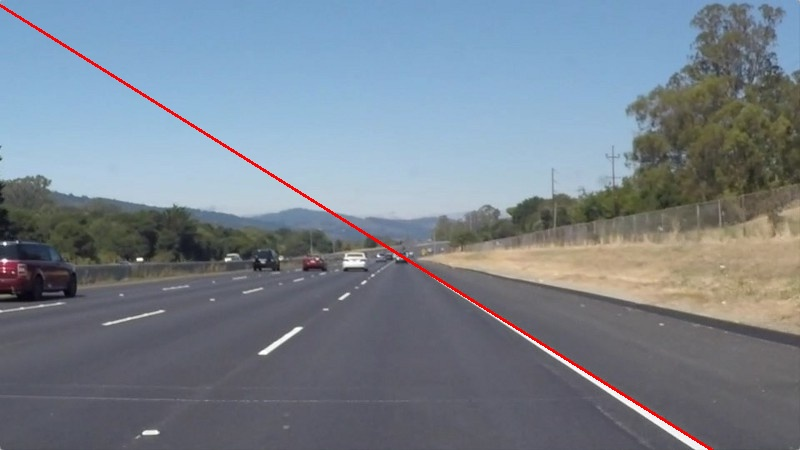
#> input picture houghlines3.jpg, 800 x 450 px, given in place of lane1.mp4, which was not available
$ python borders.py
#> lines starting #> are read from the running program, lines starting #| are printed output that depends on the picture; after the words box and inside, x2 and y2 are one past the last pixel; in counts of white or black regions, pixels touching at a corner belong together; pictures that were not available may be replaced by others from this repository, and a replacement may not be noted
#> further down, img is the input picture: shape (450, 800, 3); mean B, G, R 142.2, 130.9, 120.5
import numpy as np
import cv2

class Border:

    def __init__(self,img):
        self.img = img
        self.INF = 1000000000
        self.LEFT_B = [(0,0,0,0)]
        self.RIGHT_B = [(0,0,0,0)]

    def __showImg(self,img):
        cv2.imshow('image',img)
        cv2.waitKey(0)

    def __ImportantArea(self,img, vertices):
        mask = np.zeros_like(img)
        cv2.fillPoly(mask, [vertices], 255)
        n = len(vertices)
        img = cv2.bitwise_and(img,mask)
        return img

    def __slope(self,line):
        #print(line)
        x1,y1,x2,y2 = line[0]
        if(x2-x1) == 0:
            return self.INF
        return (y2-y1)/(x2-x1)

    def __eucl(self,line):
        x0,y0,x1,y1 = line[0]
        return np.sqrt((x0-x1)*(x0-x1) + (y0-y1)*(y0-y1))

    def __initial_p(self,line, img, yf):
        y,x,_ = img.shape
        #print(y,x)
        x0,y0,x1,y1 = line[0]
        s = self.__slope(line)
        b = y1- s*x1

        #print("la ecuacion sera y=",s,"x+",b)
        #print("x,y es", x0,y0)
        #print("x,y es", x1,y1)
        xi = float((y-b)/s)
        xi = int(xi)
        xf = float((yf-b)/s)
        xf = int(xf)
        return xi,y,xf,yf


    def __draw_line(self,img, lines, color, dir, y_max, pix = 10):
        global LEFT_B
        global RIGHT_B
        max_euc = 0
        line_max = [(0,0,0,0)]
        for line in lines:
            for x0,y0,x1,y1 in line:
                if(self.__eucl(line) > max_euc):
                    max_euc = self.__eucl(line)
                    line_max = line
                #cv2.line(img, (x0, y0), (x1, y1), color, pix)

        a,b,c,d = line_max[0]
        if(a == b == c == d == 0):
            #print("entro")
            if(dir == 0):
                line_max = self.LEFT_B
            else:
                line_max = self.RIGHT_B
            #print(line_max)
        else:
            if(dir == 0):
                self.LEFT_B = line_max
            else:
                self.RIGHT_B = line_max
        x0,y0,x1,y1 = self.__initial_p(line_max,img,y_max)
        points = [(x0,y0),(x1,y1)]
        cv2.line(img, (x0, y0), (x1, y1), color, pix)
        return img,points

    def __draw_polygon(self,img, vertices, color):
        vertices = np.array([vertices],dtype = np.int32)
        #print(vertices)
        cv2.fillPoly(img, [vertices], color)
        return img


    def __select_lines(self,img,lines,vertices):
        left = []
        right = []
        v0,v1,_,_ = vertices
        x0,y0 = v0
        x1,y1 = v1
        center = (x0+x1)/2
        for line in lines:
            for x1,y1,x2,y2 in line:
                if(x1 < center):
                    left.append(line)
                else:
                    right.append(line)

        img,points = self.__draw_line(img,left,[255,0,0],0,y0)
        img,points2 = self.__draw_line(img,right,[0,255,0],1,y0)
        points2 = list(reversed(points2))
        points.extend(points2)
        #showImg(img)
        img = self.__draw_polygon(img,points,[0,0,255])
        return img


    def __hough_line (self,img, vertices):
        rho = 1
        theta = np.pi/180
        threshold = 20
        min_line_len = 50
        max_line_gap = 200
        lines = cv2.HoughLinesP(img, rho, theta, threshold, np.array([]),
            minLineLength=min_line_len, maxLineGap=max_line_gap)
        height,width = img.shape
        mask = np.zeros((height,width,3),dtype = np.uint8)
        mask = self.__select_lines(mask,lines, vertices)
        #showImg(mask)
        return mask


    def __union (self,img, mask):
        return cv2.addWeighted(img, 0.5, mask, 1, 0)

    def __transform_frame(self,img):

        height,width,_ = img.shape
        v0 = (int(600*width/1000),int(670*height/1000))
        v1 = [int(400*width/1000) , int(670*height/1000)]
        v2 = [int(50*width/1000), height]
        v3 = [int(950*width/1000), height]

        l_yellow = np.array([60, 80, 80], dtype = np.uint8)
        u_yellow = np.array([105, 255, 255], dtype=np.uint8)
        l_white = np.array([0, 0, 200],dtype = np.uint8)
        u_white = np.array([255,80, 255],dtype = np.uint8)

        vertices = np.array([v0,v1,v2,v3], dtype=np.int32)
        #print(vertices)
        #img_hsv = cv2.cvtColor(img, cv2.COLOR_BGR2HSV)
        img_gray = cv2.cvtColor(img,cv2.COLOR_BGR2GRAY)
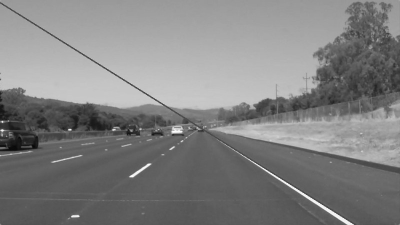
#> img_gray: shape (450, 800) (shown at 1/2 size); min 6, max 255, mean 129
        img_hsv = cv2.cvtColor(img, cv2.COLOR_RGB2HSV)
#> img_hsv: shape (450, 800, 3); mean H, S, V 49.8, 53.6, 149.1
        #showImg(img_hsv)
        kernel_size = (3,3)
        gauss_img = cv2.GaussianBlur(img_hsv,kernel_size,0)
#> gauss_img: shape (450, 800, 3); mean H, S, V 49.8, 53.6, 149.2
        mask_white = cv2.inRange(img_gray,220,255)
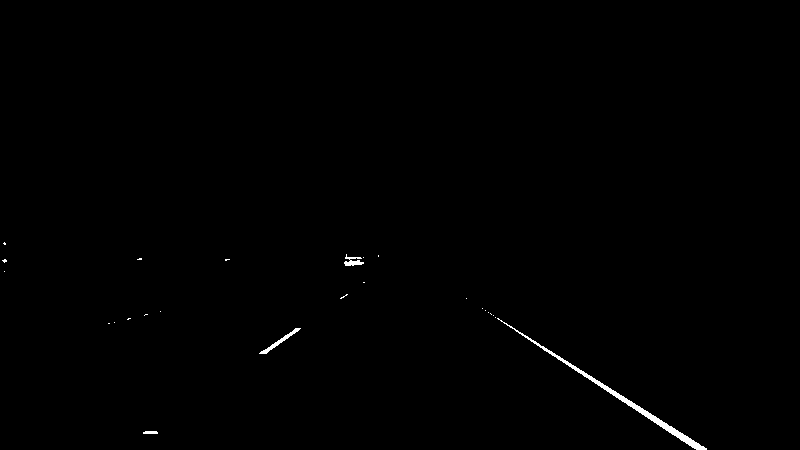
#> mask_white: shape (450, 800); 0.39% white; 25 white regions (21 under 20 px), largest, box (x1, y1, x2, y2) and area: (497, 318, 707, 450) 1013, (259, 328, 301, 354) 171, (344, 254, 364, 266) 119, (143, 431, 158, 434) 42
        #mask_white = cv2.inRange(gauss_img,l_white,u_white)
        #showImg(mask_white)
        mask_yellow = cv2.inRange(gauss_img, l_yellow, u_yellow)
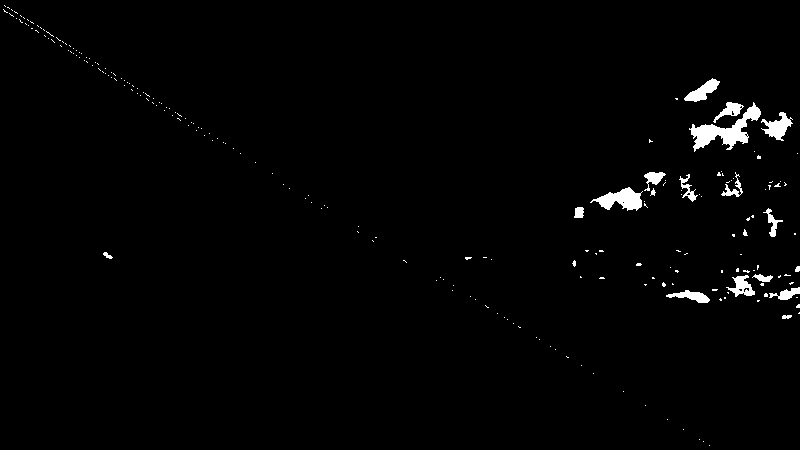
#> mask_yellow: shape (450, 800); 1.5% white; 220 white regions (201 under 20 px), largest, box (x1, y1, x2, y2) and area: (689, 102, 761, 152) 1194, (590, 187, 643, 211) 667, (761, 112, 793, 141) 435
        #showImg(mask_yellow)
        filter_img = cv2.bitwise_and(gauss_img, gauss_img, mask=cv2.bitwise_or(mask_white, mask_yellow))
#> filter_img: shape (450, 800, 3); mean H, S, V 1.7, 1.4, 2.7
        #showImg(filter_img)
        low_threshold = 100
        high_threshold = 200
        canny_edges = cv2.Canny(filter_img,low_threshold,high_threshold)
#> canny_edges: shape (450, 800); 1.1% white in thin lines or dots
        canny_edges = self.__ImportantArea(canny_edges,vertices)
#> in __ImportantArea, `cv2.fillPoly(mask, [vertices], 255)`:
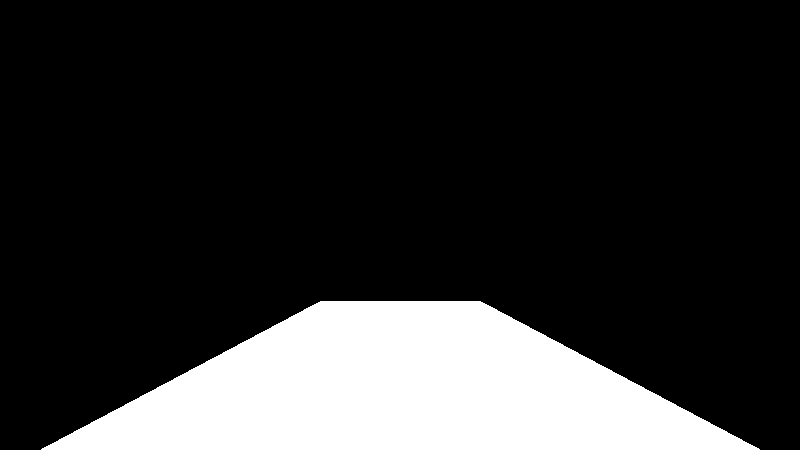
#> mask: shape (450, 800); 18.2% white; 1 white region, box (x1, y1, x2, y2) and area: (41, 301, 760, 450) 65691
#> in __ImportantArea, `img = cv2.bitwise_and(img,mask)`:
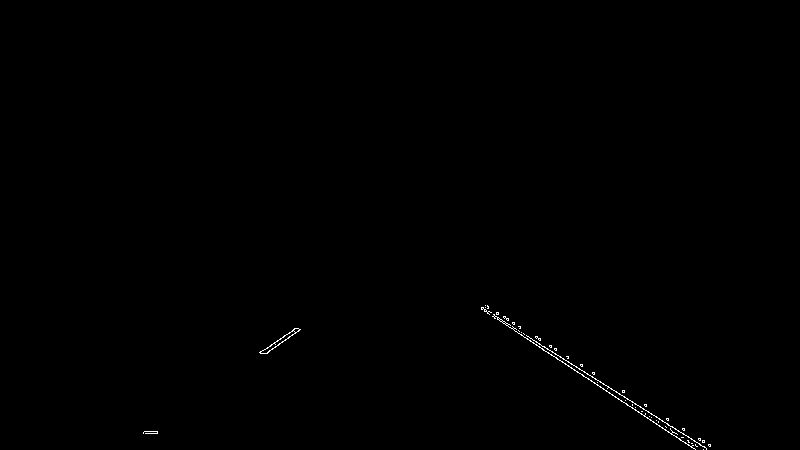
#> img: shape (450, 800); 0.24% white in thin lines or dots, all inside (x1, y1, x2, y2) = (143, 305, 711, 450)
        #showImg(canny_edges)
        mask_line = self.__hough_line(canny_edges,vertices)
#> in __hough_line, `lines = cv2.HoughLinesP(img, rho, theta, threshold, np.array([]), minL..`: lines = [[481, 307, 706, 448], [481, 309, 653, 421], [494, 318, 695, 449], [147, 433, 299, 330], [145, 433, 295, 328], [487, 306, 710, 445], [488, 308, 710, 446], [481, 308, 692, 445], [151, 433, 299, 329]]
#> the loop in __select_lines, `for line in lines:` made 9 passes
#> after the loop in __select_lines, `for line in lines:`: left = [[[147, 433, 299, 330]], [[145, 433, 295, 328]], [[151, 433, 299, 329]]]; right = [[[481, 307, 706, 448]], [[481, 309, 653, 421]], [[494, 318, 695, 449]], [[487, 306, 710, 445]], [[488, 308, 710, 446]], [[481, 308, 692, 445]]]
#> the loop in __draw_line, `for line in lines:` made 3 passes
#> line on passes 1 to 3: [[147, 433, 299, 330]], [[145, 433, 295, 328]], [[151, 433, 299, 329]]
#> after the loop in __draw_line, `for line in lines:`: line_max = [[147, 433, 299, 330]]; max_euc = 183.6
#> in __draw_line, `a,b,c,d = line_max[0]`: a = 147; b = 433; c = 299; d = 330
#> in __draw_line, `self.LEFT_B = line_max`: self.LEFT_B = [[147, 433, 299, 330]]
#> in __initial_p, `x0,y0,x1,y1 = line[0]`: x0 = 147; y0 = 433; x1 = 299; y1 = 330
#> in __slope, `x1,y1,x2,y2 = line[0]`: x1 = 147; y1 = 433; x2 = 299; y2 = 330
#> in __initial_p, `s = self.__slope(line)`: s = -0.678
#> in __initial_p, `b = y1- s*x1`: b = 532.6
#> in __initial_p, `xi = float((y-b)/s)`: xi = 121.9
#> in __initial_p, `xi = int(xi)`: xi = 121
#> in __initial_p, `xf = float((yf-b)/s)`: xf = 341.8
#> in __initial_p, `xf = int(xf)`: xf = 341
#> in __draw_line, `x0,y0,x1,y1 = self.__initial_p(line_max,img,y_max)`: x0 = 121; y0 = 450; x1 = 341; y1 = 301
#> in __draw_line, `points = [(x0,y0),(x1,y1)]`: points = [(121, 450), (341, 301)]
#> the loop in __draw_line (call 2), `for line in lines:` made 6 passes
#> in __select_lines, `img,points2 = self.__draw_line(img,right,[0,255,0],1,y0)`: points2 = [(709, 450), (471, 301)]
#> in __select_lines, `points2 = list(reversed(points2))`: points2 = [(471, 301), (709, 450)]
#> in __draw_polygon, `vertices = np.array([vertices],dtype = np.int32)`: vertices = [[121, 450], [341, 301], [471, 301], [709, 450]]
#> in __draw_polygon, `cv2.fillPoly(img, [vertices], color)`:
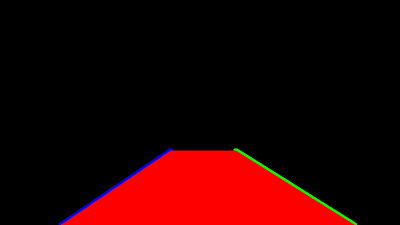
#> img: shape (450, 800, 3) (shown at 1/2 size); mean of channels 0, 1, 2 1, 1, 37.9; drawn as B, G, R
        res = self.__union (img,mask_line)
#> in __union, `return cv2.addWeighted(img, 0.5, mask, 1, 0)`:
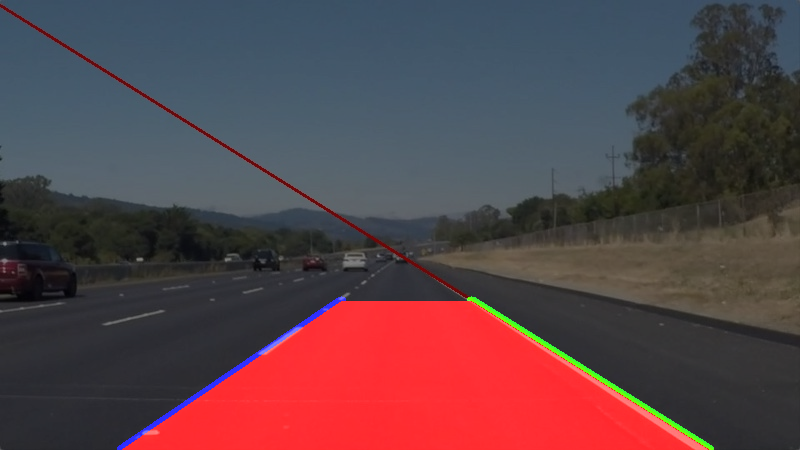
#> returned value: shape (450, 800, 3); mean of channels 0, 1, 2 71.8, 66.3, 91; drawn as B, G, R
        #showImg(res)
        return res

    def principal(self,name):
        return self.__transform_frame(self.img)


cap = cv2.VideoCapture('lane1.mp4')
while(cap.isOpened()):
    ret, img = cap.read()
    if (not ret):
        break
    b = Border(img)
    image = b.principal("hola")
    #transform = transform_frame(img)
    cv2.imshow('frame',image)
    if cv2.waitKey(1) & 0xFF == ord('q'):
#> (key q is pressed here)
        break

cap.release()
cv2.destroyAllWindows()

$ run again, on solidWhiteCurve.jpg
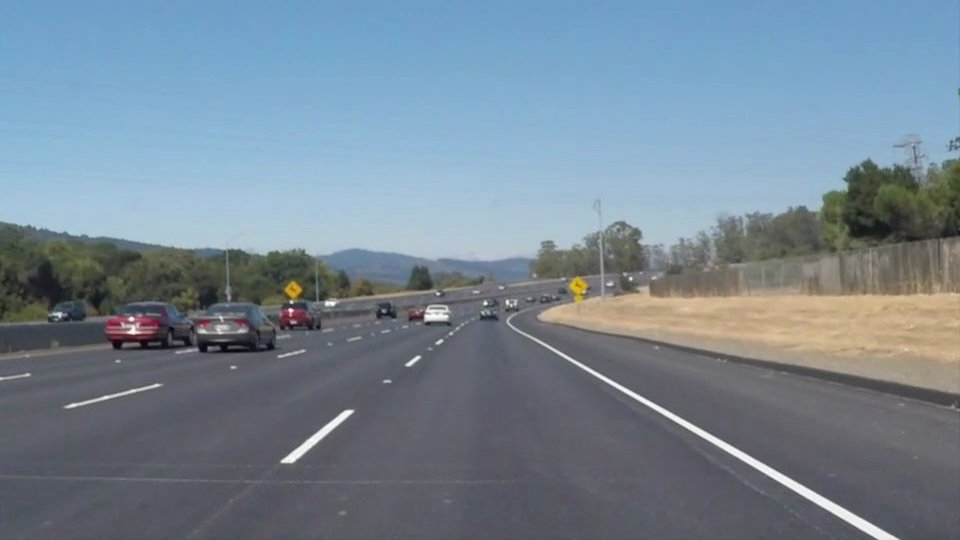
#> input picture solidWhiteCurve.jpg, 960 x 540 px, given in place of lane1.mp4, which was not available
#> img is the input picture: shape (540, 960, 3); mean B, G, R 148.1, 134.5, 118.5
#> img_hsv: shape (540, 960, 3); mean H, S, V 40.4, 55.2, 152.4
#> gauss_img: shape (540, 960, 3); mean H, S, V 40.4, 55.2, 152.4
#> in __transform_frame, `mask_white = cv2.inRange(img_gray,220,255)`:
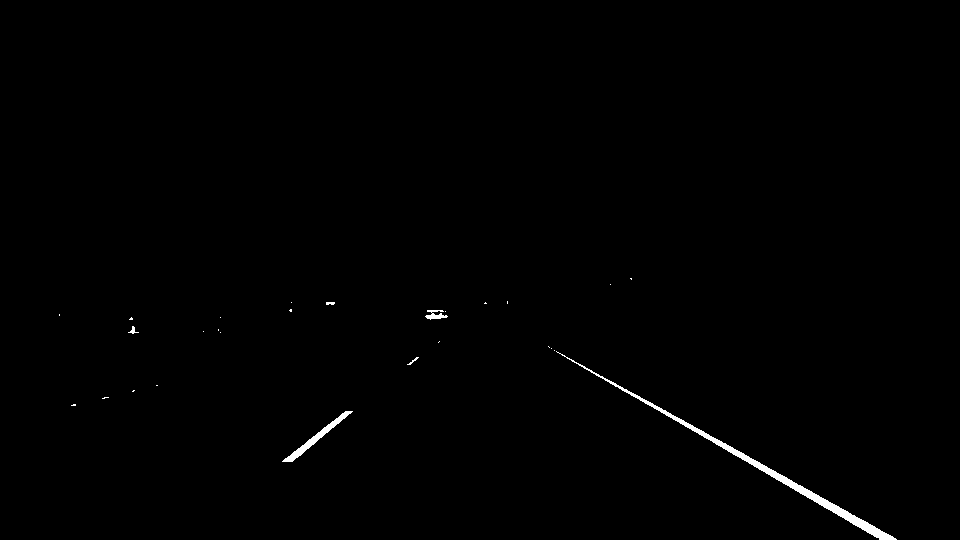
#> mask_white: shape (540, 960); 0.53% white; 27 white regions (21 under 20 px), largest, box (x1, y1, x2, y2) and area: (556, 351, 897, 540) 1977, (282, 411, 353, 462) 490, (425, 310, 448, 320) 122, (128, 326, 139, 334) 33, (407, 357, 419, 365) 25, (326, 302, 335, 305) 24
#> mask_yellow: shape (540, 960); 1.6% white; 68 white regions (42 under 20 px), largest, box (x1, y1, x2, y2) and area: (827, 298, 960, 352) 3824, (879, 164, 960, 210) 1117, (569, 275, 589, 305) 407
#> filter_img: shape (540, 960, 3); mean H, S, V 1.7, 1.5, 3.8
#> canny_edges: shape (540, 960); 0.75% white in thin lines or dots, all inside (x1, y1, x2, y2) = (8, 164, 960, 540)
#> mask: shape (540, 960); 18.3% white; 1 white region, box (x1, y1, x2, y2) and area: (49, 361, 912, 540) 94669
#> lines = [[571, 361, 879, 539], [627, 389, 896, 538], [575, 361, 896, 539], [574, 362, 813, 500], [292, 461, 410, 362], [282, 460, 345, 411], [298, 457, 408, 365], [283, 460, 409, 362]]
#> the loop in __select_lines, `for line in lines:` made 8 passes
#> after the loop in __select_lines, `for line in lines:`: left = [[[292, 461, 410, 362]], [[282, 460, 345, 411]], [[298, 457, 408, 365]], [[283, 460, 409, 362]]]; right = [[[571, 361, 879, 539]], [[627, 389, 896, 538]], [[575, 361, 896, 539]], [[574, 362, 813, 500]]]
#> the loop in __draw_line, `for line in lines:` made 4 passes
#> after the loop in __draw_line, `for line in lines:`: line_max = [[283, 460, 409, 362]]; max_euc = 159.6
#> in __draw_line, `a,b,c,d = line_max[0]`: a = 283; b = 460; c = 409; d = 362
#> self.LEFT_B = [[283, 460, 409, 362]]
#> in __initial_p, `x0,y0,x1,y1 = line[0]`: x0 = 283; y0 = 460; x1 = 409; y1 = 362
#> in __slope, `x1,y1,x2,y2 = line[0]`: x1 = 283; y1 = 460; x2 = 409; y2 = 362
#> s = -0.778
#> in __initial_p, `b = y1- s*x1`: b = 680.1
#> in __initial_p, `xi = float((y-b)/s)`: xi = 180.1
#> in __initial_p, `xi = int(xi)`: xi = 180
#> in __initial_p, `xf = float((yf-b)/s)`: xf = 410.3
#> in __initial_p, `xf = int(xf)`: xf = 410
#> in __draw_line, `x0,y0,x1,y1 = self.__initial_p(line_max,img,y_max)`: x0 = 180; y0 = 540; x1 = 410; y1 = 361
#> in __draw_line, `points = [(x0,y0),(x1,y1)]`: points = [(180, 540), (410, 361)]
#> the loop in __draw_line (call 2), `for line in lines:` made 4 passes
#> in __select_lines, `img,points2 = self.__draw_line(img,right,[0,255,0],1,y0)`: points2 = [(897, 540), (575, 361)]
#> in __select_lines, `points2 = list(reversed(points2))`: points2 = [(575, 361), (897, 540)]
#> in __draw_polygon, `vertices = np.array([vertices],dtype = np.int32)`: vertices = [[180, 540], [410, 361], [575, 361], [897, 540]]
#> in __union, `return cv2.addWeighted(img, 0.5, mask, 1, 0)`:
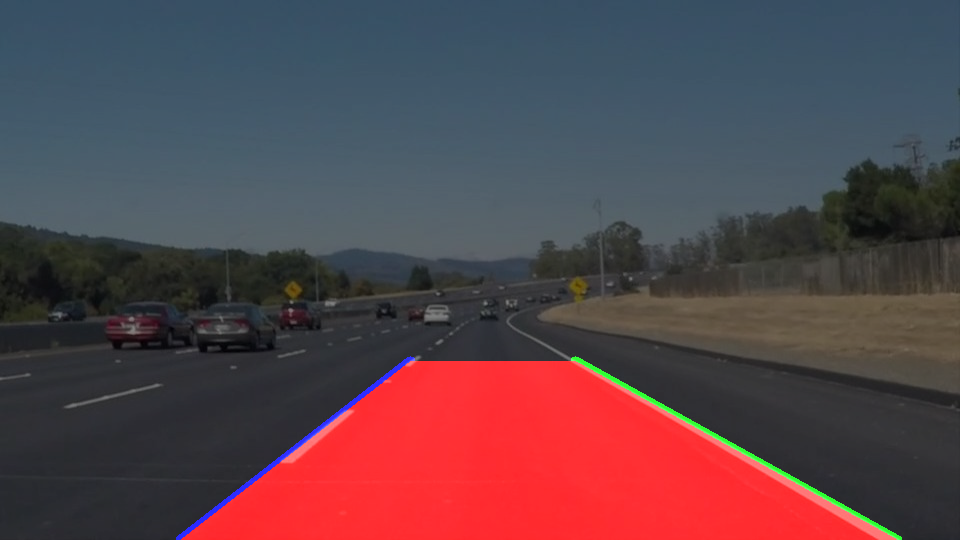
#> returned value: shape (540, 960, 3); mean of channels 0, 1, 2 74.6, 67.9, 90.8; drawn as B, G, R
